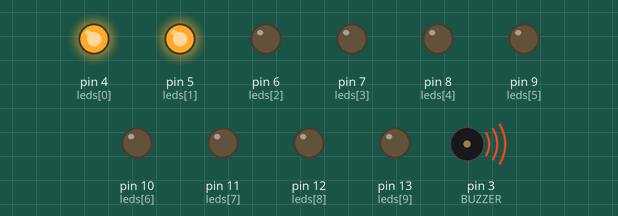
Simulated run of this sketch. Board: Arduino Uno, built with avr-gcc and run on an emulated ATmega328P. Parts: output pins drawn as LEDs (lit = HIGH), buzzer (waves = sounding).

Above: at 0.12 s.
At 1.76 s:
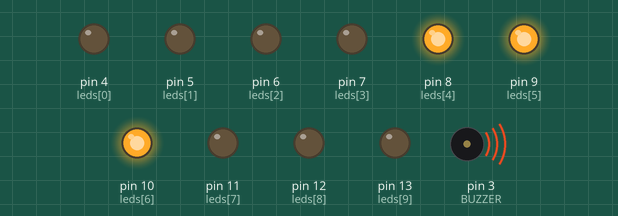
At 6.48 s:
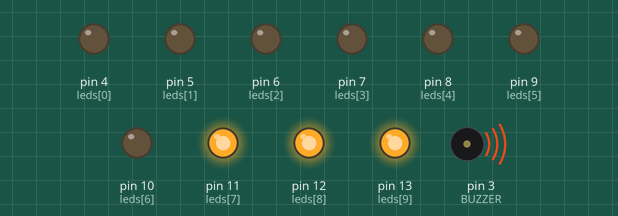
At 8.67 s:
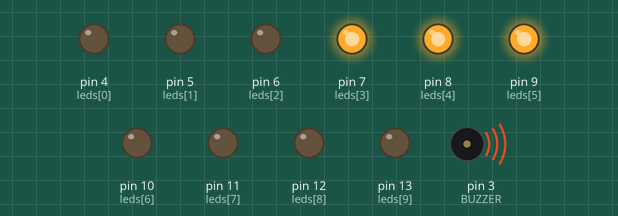
At 23.86 s:
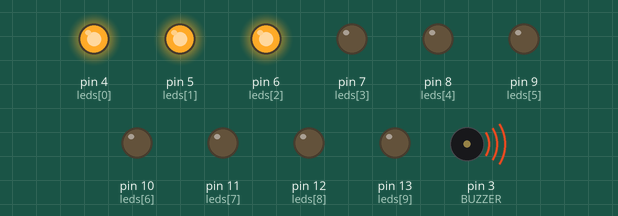
At 36.7 s:
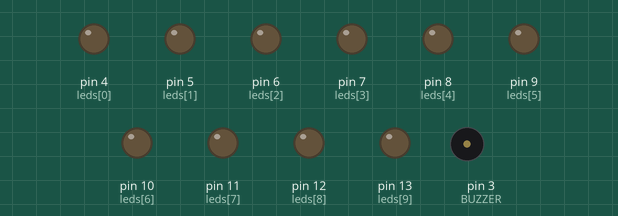
Timing chart, 0 to 40.0 s (numbered marks = the images above):
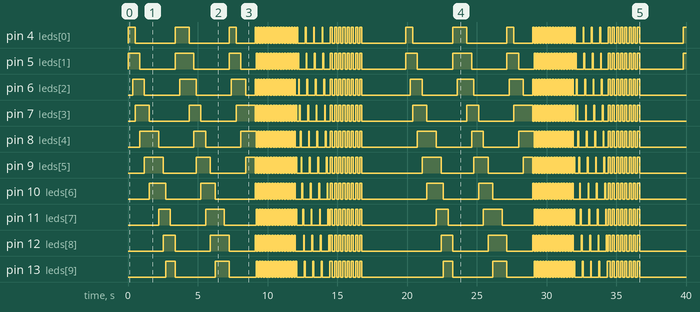

The sketch:

Music_HappyBirthday_LEDShow.ino
```cpp
// =========================================
// Happy Birthday with LED Show
// Passive Buzzer -> Pin 3
// LEDs -> Pins 4 to 13
// =========================================

#define BUZZER 3

const int leds[] = {4,5,6,7,8,9,10,11,12,13};
const int NUM_LEDS = 10;

// -------- Musical Notes --------
#define C4 262
#define D4 294
#define E4 330
#define F4 349
#define G4 392
#define A4 440
#define B4 494

#define C5 523
#define D5 587
#define E5 659
#define F5 698
#define G5 784

// -------- Happy Birthday Melody --------
int melody[] = {
  G4,G4,A4,G4,C5,B4,
  G4,G4,A4,G4,D5,C5,
  G4,G4,G5,E5,C5,B4,A4,
  F5,F5,E5,C5,D5,C5
};

int duration[] = {
  4,8,4,4,4,2,
  4,8,4,4,4,2,
  4,8,4,4,4,4,2,
  4,8,4,4,4,2
};

void setup()
{
  pinMode(BUZZER, OUTPUT);

  for(int i=0;i<NUM_LEDS;i++)
  {
    pinMode(leds[i],OUTPUT);
    digitalWrite(leds[i],LOW);
  }
}

void loop()
{
  int ledPos = 0;

  for(int i=0;i<25;i++)
  {
    int noteTime = 1000 / duration[i];

    tone(BUZZER, melody[i], noteTime);

    scanner(ledPos);

    ledPos++;
    if(ledPos>=NUM_LEDS)
      ledPos=0;

    delay(noteTime*1.35);

    noTone(BUZZER);
  }

  celebration();

  delay(3000);
}

void scanner(int pos)
{
  for(int i=0;i<NUM_LEDS;i++)
    digitalWrite(leds[i],LOW);

  digitalWrite(leds[pos],HIGH);

  if(pos>0)
    digitalWrite(leds[pos-1],HIGH);

  if(pos<NUM_LEDS-1)
    digitalWrite(leds[pos+1],HIGH);
}

void celebration()
{
  for(int j=0;j<15;j++)
  {
    // Even LEDs
    for(int i=0;i<NUM_LEDS;i++)
      digitalWrite(leds[i], (i%2==0));

    tone(BUZZER,900,80);
    delay(100);

    // Odd LEDs
    for(int i=0;i<NUM_LEDS;i++)
      digitalWrite(leds[i], (i%2==1));

    tone(BUZZER,1200,80);
    delay(100);
  }

  // Chase Effect
  for(int k=0;k<4;k++)
  {
    for(int i=0;i<NUM_LEDS;i++)
    {
      for(int j=0;j<NUM_LEDS;j++)
        digitalWrite(leds[j],LOW);

      digitalWrite(leds[i],HIGH);

      tone(BUZZER,500+i*60,50);

      delay(60);
    }
  }

  // All Blink
  for(int i=0;i<8;i++)
  {
    for(int j=0;j<NUM_LEDS;j++)
      digitalWrite(leds[j],HIGH);

    tone(BUZZER,1000,120);

    delay(150);

    for(int j=0;j<NUM_LEDS;j++)
      digitalWrite(leds[j],LOW);

    delay(150);
  }
}
```

Measured:
- by itself, pin 4 (leds[0]): LOW → HIGH at 0.00 s, → LOW 0.51 s later, → HIGH 2.9 s later, → LOW 1.0 s later, … (121 changes in this stretch)
- by itself, pin 5 (leds[1]): LOW → HIGH at 0.00 s, → LOW 0.84 s later, → HIGH 2.5 s later, → LOW 1.3 s later, … (121 changes in this stretch)
- by itself, pin 6 (leds[2]): LOW → HIGH at 0.34 s, → LOW 0.84 s later, → HIGH 2.5 s later, → LOW 1.2 s later, … (120 changes in this stretch)
- by itself, pin 7 (leds[3]): LOW → HIGH at 0.51 s, → LOW 1.0 s later, → HIGH 2.9 s later, → LOW 0.84 s later, … (120 changes in this stretch)
- by itself, pin 8 (leds[4]): LOW → HIGH at 0.84 s, → LOW 1.3 s later, → HIGH 2.5 s later, → LOW 0.84 s later, … (116 changes in this stretch)
- by itself, pin 9 (leds[5]): LOW → HIGH at 1.2 s, → LOW 1.3 s later, → HIGH 2.4 s later, → LOW 1.0 s later, … (120 changes in this stretch)
- by itself, pin 10 (leds[6]): LOW → HIGH at 1.5 s, → LOW 1.2 s later, → HIGH 2.5 s later, → LOW 1.0 s later, … (116 changes in this stretch)
- by itself, pin 11 (leds[7]): LOW → HIGH at 2.2 s, → LOW 0.84 s later, → HIGH 2.5 s later, → LOW 1.3 s later, … (116 changes in this stretch)
